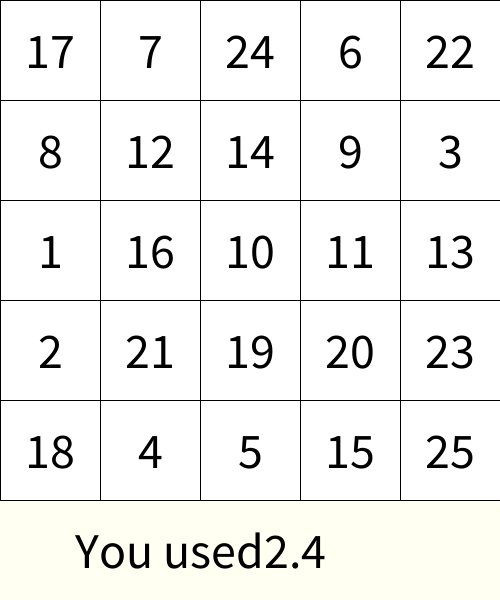
Frame 1 (no input)
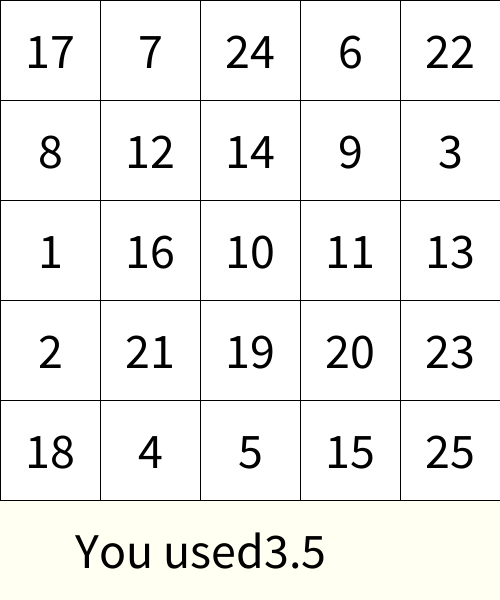
Frame 60 (the mouse pressed at the canvas centre just before this capture)
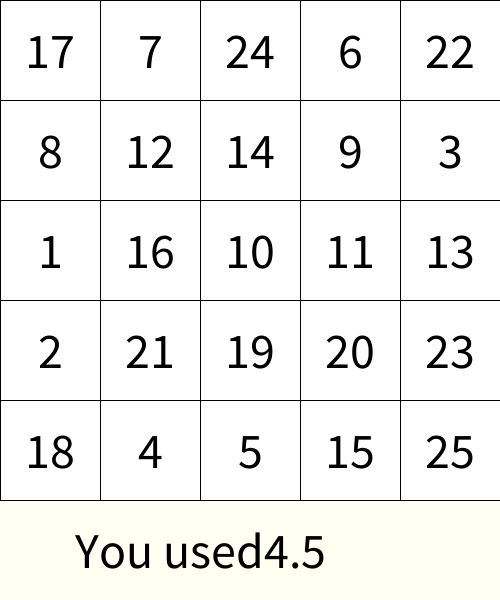
Frame 120 (the mouse held since frame 60 and released just before this capture)

The Processing sketch that drew these frames (run headless with seeded random() and noise(); from frame 60 on, the mouse is pressed at the canvas centre):

// Processing sketch: week06_08_schulte_table08_millis_nf_millis_starT
// ── week06_08_schulte_table08_millis_nf_millis_starT.pde
//week06_08_schulte_table08_millis_nf_millis_starT
int [] used = new int[26];
int [][] table = new int [5][5];
void setup()
{
  size(500,600);
  textSize(50);
  textAlign(CENTER,CENTER);
  for(int i=0;i<5;i++)
  {
    for(int j=0;j<5;j++)
    {
      int now = int(random(1,26));
      while(used[now]==1) now = int(random(1,26));
      table[i][j] = now;
      used[now] = 1;
    }
  }
}
int startT = 0;
int [][] pressed = new int [5][5];
void draw()
{
  background(#FFFFF2);
  for(int i=0;i<5;i++)
  {
    for(int j=0;j<5;j++)
    {
      if(pressed[i][j]==1)fill(128);
      else fill(255);
      rect(j*100,i*100,100,100);
      fill(0);text(""+table[i][j],50+j*100,50+i*100);
    }
  }
  text("You used" + nf((millis()-startT)/1000.0,0,1),200,550);
}
int want = 1;
void mousePressed()
{
  int i = mouseY/100,j = mouseX/100;
  if(table[i][j]==want){
  pressed[i][j] = 1;
  want++;
  }
}
